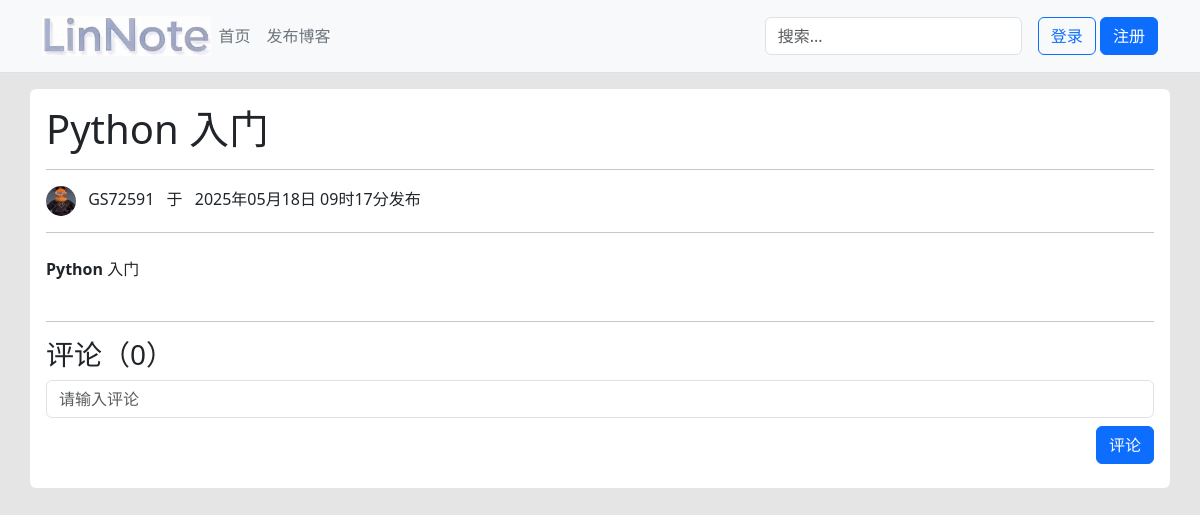
Page /blog/detail/1 on the committed database.
### blog/models.py (models this page shows, shortened)
class Blog(models.Model):
    title = models.CharField(max_length=200, verbose_name="标题")
    content = models.TextField(verbose_name="内容")
    pub_time = models.DateTimeField(auto_now_add=True, verbose_name="发布时间")
    category = models.ForeignKey(
        BlogCategory, on_delete=models.CASCADE, verbose_name="分类"
    )
    User = get_user_model()
    author = models.ForeignKey(User, on_delete=models.CASCADE, verbose_name="作者")
    class Meta:
        verbose_name = "博客"
        verbose_name_plural = verbose_name

### blog/views.py (the view)
# urls.py: path("blog/detail/<int:blog_id>", views.blog_detail, name="blog_detail"),
def blog_detail(request, blog_id):
    try:
        blog = Blog.objects.get(pk=blog_id)
    except Exception as e:
        print(e)
    return render(request, "blog_detail.html", context={"blog": blog})

### templates/blog_detail.html (shortened to what this page needs)
{% extends "base.html" %}
{% block head %}
    <link rel="stylesheet" href="{% static 'highlight/styles/github-dark.min.css' %}">
{% endblock %}
{% block main %}
        <h1>{{blog.title}}</h1>
        <hr />
        <div class="mt-2">
            <img src="{% static 'image/avatar.jpg'%}" class="rounded-circle" width="30" height="30">
            <span class="ms-2">{{ blog.author.username }}</span>
            <span class="ms-2">于</span>
            <span class="ms-2">{{ blog.pub_time|date:"Y年m月d日 h时i分" }}</span>发布
        </div>
        <hr />
        <div class="py-2">
             {{ blog.content|safe }}
        </div>
        <hr />
        <div class="mt-2">
            <h3>评论（{{ blog.comments.all|length }}）</h3>
            <form action="{% url 'blog:pub_comment' %}" method="POST">
                <div class="mt-2">
                    <input type="text" class="form-control" placeholder="请输入评论" name="content">
                </div>
                <div class="text-end mt-2">
                    <button type="submit" class="btn btn-primary">评论</button>
                </div>
            </form>
        </div>
{% endblock %}

### static/css/base.css (style rules this page uses)
body { background-color: rgba(0, 0, 0, 0.1); }

### rows in the picture
Blog: title "Python 入门", author.username "GS72591", pub_time "2025年05月18日 09时17分", content "Python 入门", comments.all|length "0"
